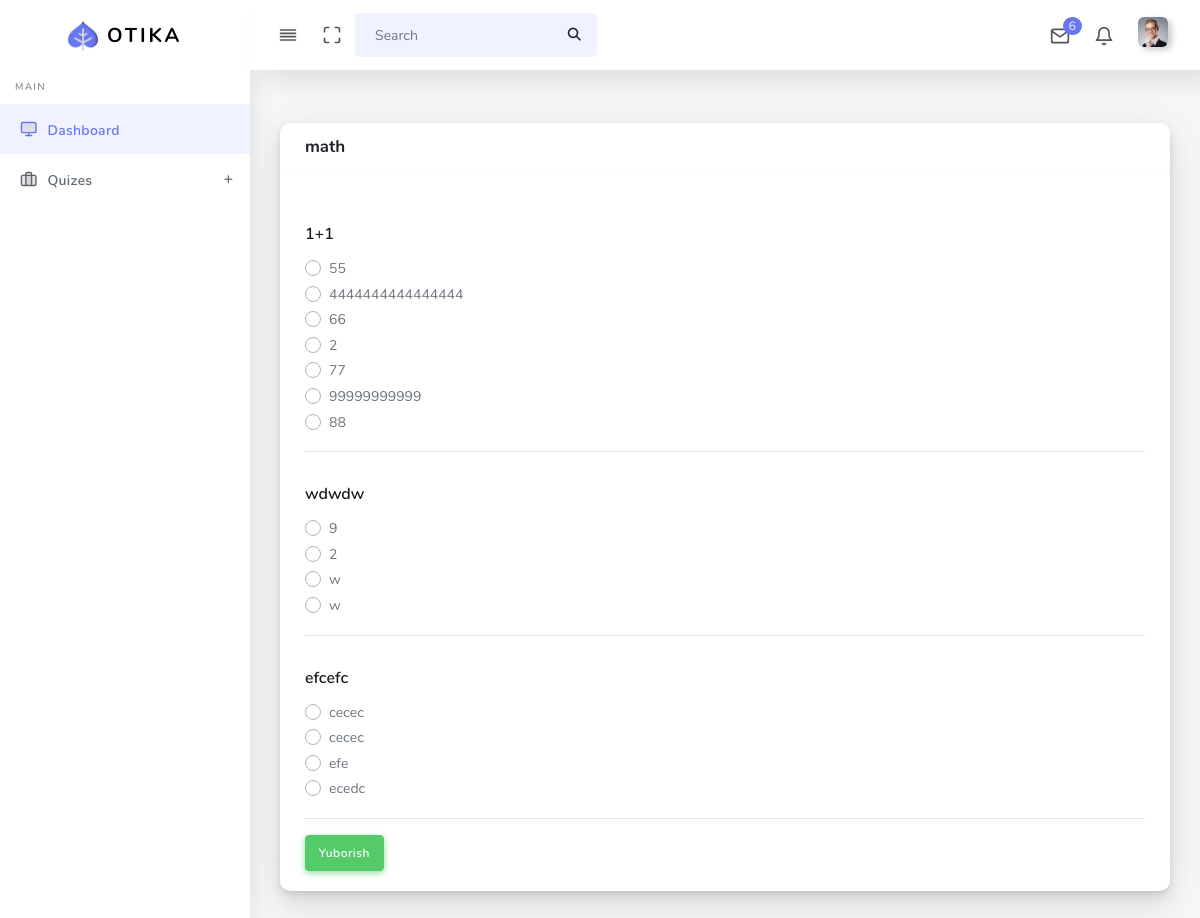
Page /answer/fxtYjGKSLgIsmehPJuaV on the committed database.
### main/models.py (models this page shows, shortened)
class Quiz(models.Model):
    title = models.CharField(max_length=255)
    author = models.ForeignKey(User, on_delete=models.CASCADE)
    code = models.CharField(max_length=255, blank=True, unique=True)

class Question(models.Model):
    quiz = models.ForeignKey(Quiz, on_delete=models.CASCADE)
    title = models.TextField()
    @property
    def get_options(self, *args, **kwargs):
        options = list(Option.objects.filter(question_id=self.id))
        random.shuffle(options)
        return options

class Option(models.Model):
    question = models.ForeignKey(Question, on_delete=models.CASCADE)
    name = models.TextField()
    is_correct = models.BooleanField(default=False)

### front/views.py (the view)
# urls.py: path('<str:code>', views.quiz_detail, name='quiz_detail'),
def quiz_detail(request, code):
    quiz = models.Quiz.objects.get(code=code)
    questions = models.Question.objects.filter(
        quiz = quiz
    )
    context = {
        'quiz':quiz,
        'questions':questions
    }
    return render(request, 'front/quiz-detail.html', context)

### templates/front/quiz-detail.html (shortened to what this page needs)
{% extends 'base.html' %}
  {% block content %}
  <section class="section">
    <div class="section-body">
      <div class="row">
        <div class="col-12 col-md-12 col-lg-12">
          <div class="card">
            <form action="{% url 'front:create_answers' quiz.code %}" method="post">
                <div class="card-header">
                  <h4>{{quiz.title}}</h4>
                </div>
                <div class="card-body">
                    {% for question in questions %}
                    <div class="section-title">{{question.title}}</div>
                        {% for option in question.get_options %}
                        <div class="custom-control custom-radio">
                            <label class="custom-control-label" for="option{{option.id}}">{{option.name}}</label>
                        </div>
                        {% endfor %} <hr>
                    {% endfor %}
                    <button class="btn btn-success">Yuborish</button>
                </div>
            </form>
          </div>
        </div>
      </div>
    </div>
  </section>
  {% endblock %}

### templates/base.html (shortened to what this page needs)
{%load static%}
<!DOCTYPE html>
<html lang="en">
<head>
  <link rel="stylesheet" href="{% static 'assets/css/app.min.css' %}">
  <link rel="stylesheet" href="{% static 'assets/css/style.css' %}">
  <link rel="stylesheet" href="{% static 'assets/css/components.css' %}">
  <link rel="stylesheet" href="{% static 'assets/css/custom.css' %}">
</head>
<body>
  <div id="app">
    <div class="main-wrapper main-wrapper-1">
      <div class="navbar-bg"></div>
      <nav class="navbar navbar-expand-lg main-navbar sticky">
        <div class="form-inline mr-auto">
          <ul class="navbar-nav mr-3">
            <li><a href="#" data-toggle="sidebar" class="nav-link nav-link-lg
									collapse-btn"> <i data-feather="align-justify"></i></a></li>
            <li><a href="#" class="nav-link nav-link-lg fullscreen-btn">
                <i data-feather="maximize"></i>
              </a></li>
            <li>
              <form class="form-inline mr-auto">
                <div class="search-element">
                  <input class="form-control" type="search" placeholder="Search" aria-label="Search" data-width="200">
                  <button class="btn" type="submit">
                    <i class="fas fa-search"></i>
                  </button>
                </div>
              </form>
            </li>
          </ul>
        </div>
        <ul class="navbar-nav navbar-right">
          <li class="dropdown dropdown-list-toggle"><a href="#" data-toggle="dropdown"
              class="nav-link nav-link-lg message-toggle"><i data-feather="mail"></i>
              <span class="badge headerBadge1">
                6 </span> </a>
          </li>
          <li class="dropdown dropdown-list-toggle"><a href="#" data-toggle="dropdown"
              class="nav-link notification-toggle nav-link-lg"><i data-feather="bell" class="bell"></i>
            </a>
          </li>
          <li class="dropdown"><a href="#" data-toggle="dropdown"
              class="nav-link dropdown-toggle nav-link-lg nav-link-user"> <img alt="image" src="{% static 'assets/img/user.png'%}"
                class="user-img-radious-style"> </a>
          </li>
        </ul>
      </nav>
      <div class="main-sidebar sidebar-style-2">
        <aside id="sidebar-wrapper">
          <div class="sidebar-brand">
            <a href="index.html"> <img alt="image" src="{% static 'assets/img/logo.png'%}" class="header-logo" /> <span
                class="logo-name">Otika</span>
            </a>
          </div>
          <ul class="sidebar-menu">
            <li class="menu-header">Main</li>
            <li class="dropdown active">
              <a href="{%url 'dash:main'%}" class="nav-link"><i data-feather="monitor"></i><span>Dashboard</span></a>
            </li>
            <li class="dropdown">
              <a href="#" class="menu-toggle nav-link has-dropdown"><i
                  data-feather="briefcase"></i><span>Quizes</span></a>
            </li>
          </ul>
        </aside>
      </div>
      <div class="main-content">
      {%block content%}
      {%endblock%}
        </div>
    </div>
</div>
</body>
</html>

### rows in the picture
Quiz: title "math"
Question: title "1+1"
Option: name "55"
Option: name "4444444444444444"
Option: name "66"
Option: name "2"
Option: name "77"
Option: name "99999999999"
Option: name "88"
Question: title "wdwdw"
Option: name "9"
Option: name "2"
Option: name "w"
Option: name "w"
Question: title "efcefc"
Option: name "cecec"
Option: name "cecec"
Option: name "efe"
Option: name "ecedc"
